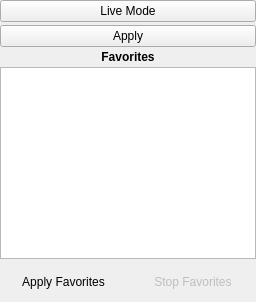
        <widget class="QWidget" name="page">
         <layout class="QVBoxLayout" name="verticalLayout_2">
          <property name="spacing">
           <number>3</number>
          </property>
          <property name="leftMargin">
           <number>0</number>
          </property>
          <property name="topMargin">
           <number>0</number>
          </property>
          <property name="rightMargin">
           <number>0</number>
          </property>
          <property name="bottomMargin">
           <number>0</number>
          </property>
          <item>
           <layout class="QGridLayout" name="gridLayout_3">
            <item row="4" column="0">
             <widget class="QListWidget" name="listWidget"/>
            </item>
            <item row="2" column="0">
             <widget class="QPushButton" name="btnApply">
              <property name="text">
               <string>Apply</string>
              </property>
              <property name="icon">
               <iconset resource="../../data/mainRes.qrc">
                <normaloff>:/graphicGui/gui/tabicon-scripts.png</normaloff>:/graphicGui/gui/tabicon-scripts.png</iconset>
              </property>
              <property name="iconSize">
               <size>
                <width>32</width>
                <height>32</height>
               </size>
              </property>
             </widget>
            </item>
            <item row="0" column="0">
             <widget class="QPushButton" name="btnLiveMode">
              <property name="text">
               <string>Live Mode</string>
              </property>
              <property name="icon">
               <iconset>
                <normalon>:/graphicGui/gui/7-on-plugins.png</normalon>
                <disabledoff>:/graphicGui/gui/7-off-plugins.png</disabledoff>
               </iconset>
              </property>
              <property name="iconSize">
               <size>
                <width>32</width>
                <height>32</height>
               </size>
              </property>
              <property name="checkable">
               <bool>true</bool>
              </property>
             </widget>
            </item>
            <item row="3" column="0">
             <widget class="QLabel" name="lblFavorits">
              <property name="font">
               <font>
                <weight>75</weight>
                <bold>true</bold>
               </font>
              </property>
              <property name="text">
               <string>Favorites</string>
              </property>
              <property name="alignment">
               <set>Qt::AlignCenter</set>
              </property>
             </widget>
            </item>
            <item row="6" column="0">
             <layout class="QHBoxLayout" name="horizontalLayout_3">
              <item>
               <widget class="QPushButton" name="btnApplyFavorits">
                <property name="minimumSize">
                 <size>
                  <width>0</width>
                  <height>40</height>
                 </size>
                </property>
                <property name="styleSheet">
                 <string notr="true">QPushButton { 
     border-style: inset;
     border-width: 1px;
     border-radius:5px;
	 padding: 3px;
     border-style: solid;
     border-width: 1px;
     border-radius:5px;
     border-color: palette(button);
	 padding: 3px;
     font-size: 9pt;
}

QPushButton:checked { 
     border-color: palette(dark);
    background-color: qradialgradient(cx: 0.7, cy: 1.4, fx: 0.7, fy: 1.9, radius: 1.5, stop: 0 rgb(255, 255, 0), stop: 1 transparent );
}

QPushButton:pressed { 
     border-color: palette(dark);
     background-color: qradialgradient(cx: 0.7, cy: 1.4, fx: 0.7, fy: 1.9, radius: 1.5, stop: 0 palette(dark), stop: 1 transparent );
}

</string>
                </property>
                <property name="text">
                 <string>Apply Favorites</string>
                </property>
                <property name="icon">
                 <iconset resource="../../data/mainRes.qrc">
                  <normaloff>:/graphicGui/gui/btScriptRun-off.png</normaloff>:/graphicGui/gui/btScriptRun-off.png</iconset>
                </property>
               </widget>
              </item>
              <item>
               <widget class="QPushButton" name="btnStopFavorit">
                <property name="enabled">
                 <bool>false</bool>
                </property>
                <property name="minimumSize">
                 <size>
                  <width>0</width>
                  <height>40</height>
                 </size>
                </property>
                <property name="styleSheet">
                 <string notr="true">QPushButton { 
     border-style: inset;
     border-width: 1px;
     border-radius:5px;
	 padding: 3px;
     border-style: solid;
     border-width: 1px;
     border-radius:5px;
     border-color: palette(button);
	 padding: 3px;
     font-size: 9pt;
}

QPushButton:checked { 
     border-color: palette(dark);
    background-color: qradialgradient(cx: 0.7, cy: 1.4, fx: 0.7, fy: 1.9, radius: 1.5, stop: 0 rgb(255, 255, 0), stop: 1 transparent );
}

QPushButton:pressed { 
     border-color: palette(dark);
     background-color: qradialgradient(cx: 0.7, cy: 1.4, fx: 0.7, fy: 1.9, radius: 1.5, stop: 0 palette(dark), stop: 1 transparent );
}

</string>
                </property>
                <property name="text">
                 <string>Stop Favorites</string>
                </property>
                <property name="icon">
                 <iconset resource="../../data/mainRes.qrc">
                  <normaloff>:/graphicGui/gui/btScriptStop-off.png</normaloff>:/graphicGui/gui/btScriptStop-off.png</iconset>
                </property>
               </widget>
              </item>
             </layout>
            </item>
           </layout>
          </item>
         </layout>
        </widget>
